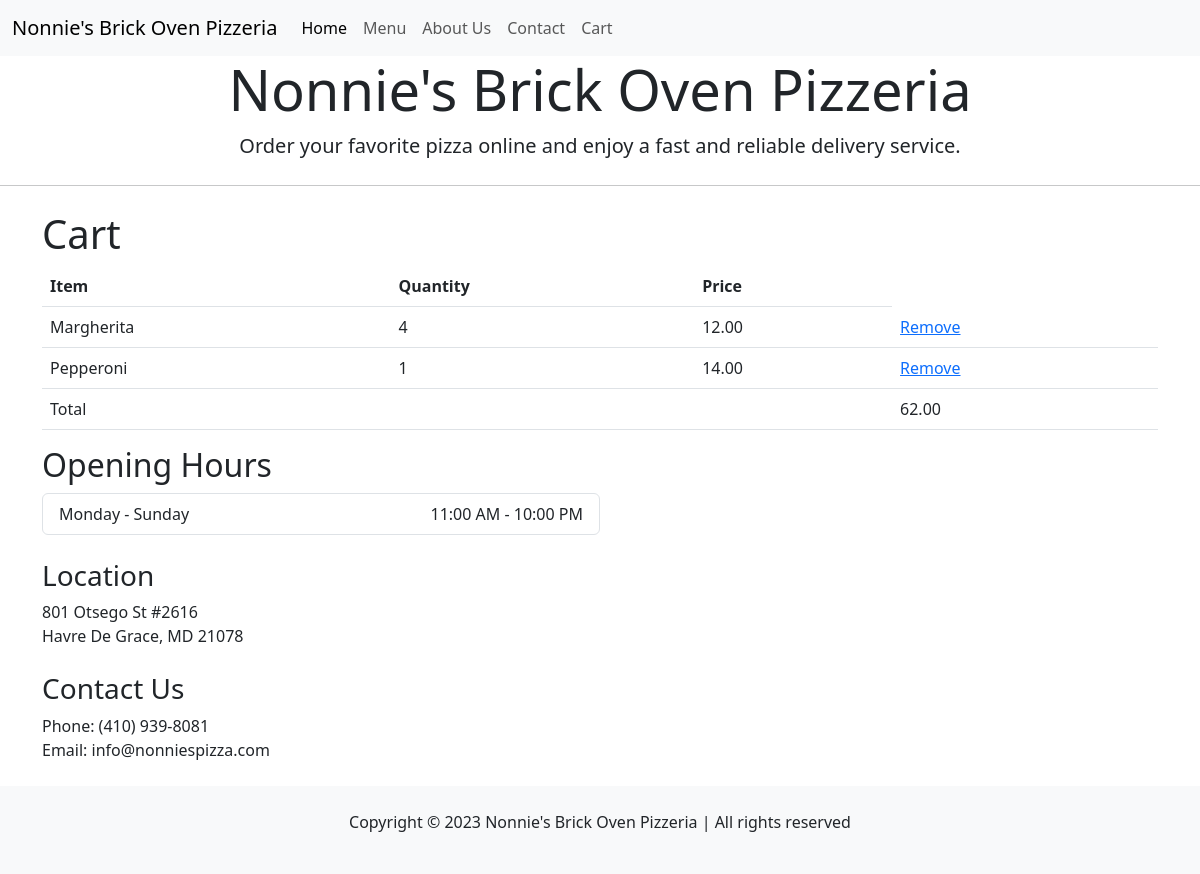
/menu/cart (signed in), run on an earlier commit of the app's database.
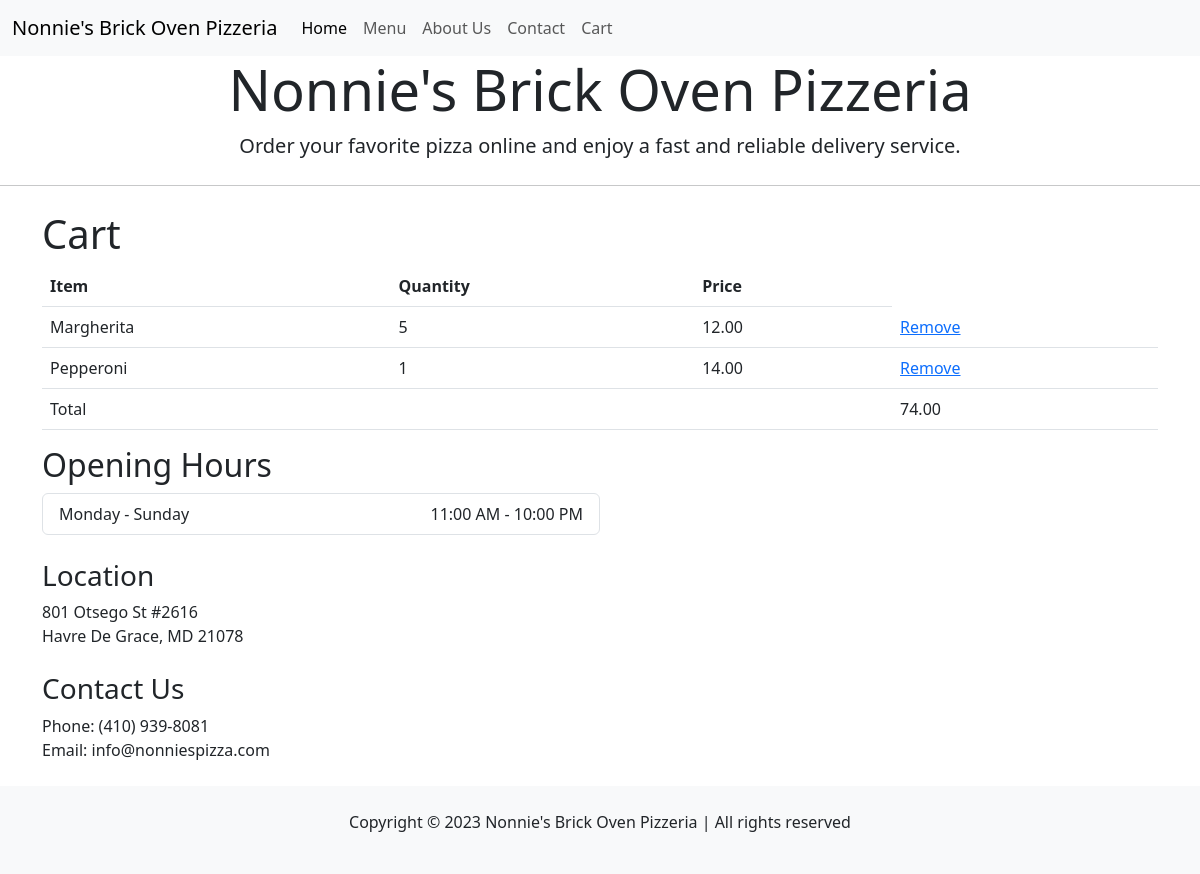
And on a later commit of the database.
### menu/models.py (models this page shows, shortened)
class CartItem(models.Model):
    cart = models.ForeignKey(Cart, on_delete=models.CASCADE)
    item = models.ForeignKey(Item, on_delete=models.CASCADE)
    quantity = models.IntegerField(default=1)

class Item(models.Model):
    name = models.CharField(max_length=100)
    description = models.TextField(blank=True)
    price = models.DecimalField(max_digits=6, decimal_places=2)
    category = models.ForeignKey(Category, on_delete=models.CASCADE, related_name='items')
    image = models.TextField(blank=True)

### menu/views.py (the view)
# urls.py: path("menu/cart", views.cart, name = "cart"),
@login_required
def cart(request):
    user_cart, created = Cart.objects.get_or_create(user=request.user)
    cart_items = CartItem.objects.filter(cart=user_cart)
    total_price = 0
    for item in cart_items:
        total_price += item.item.price * item.quantity
    context = {
        'cart_items': cart_items,
        'total_price': total_price,
    }
    return render(request, 'cart.html', context)

### menu/templates/cart.html (shortened to what this page needs)
<!doctype html>
<html lang="en">
<head>
  <link href="https://cdn.jsdelivr.net/npm/bootstrap@5.3.0-alpha3/dist/css/bootstrap.min.css" rel="stylesheet">
</head>
<body>
    <nav class="navbar navbar-expand-lg navbar-light bg-light">
        <div class="container-fluid">
          <a class="navbar-brand" href="#">Nonnie's Brick Oven Pizzeria</a>
          <div class="collapse navbar-collapse" id="navbarNav">
            <ul class="navbar-nav">
              <li class="nav-item">
                <a class="nav-link active" aria-current="page" href="/">Home</a>
              </li>
              <li class="nav-item">
                <a class="nav-link" href="/menu">Menu</a>
              </li>
              <li class="nav-item">
                <a class="nav-link" href="#">About Us</a>
              </li>
              <li class="nav-item">
                <a class="nav-link" href="menu/register">Contact</a>
              </li>
              <li class="nav-item">
                <a class="nav-link" href="menu/cart">Cart</a>
              </li>
            </ul>
          </div>
        </div>
      </nav>
      <div class="jumbotron bg-white">
        <h1 class="display-4 text-center">Nonnie's Brick Oven Pizzeria</h1>
        <p class="lead text-center">Order your favorite pizza online and enjoy a fast and reliable delivery service.</p>
        <hr class="my-4">
        </div>
    <div class="container mt-4">
        <h1>Cart</h1>
        {% if cart_items %}
          <table class="table table-hover">
            <thead>
              <tr>
                <th>Item</th>
                <th>Quantity</th>
                <th>Price</th>
              </tr>
            </thead>
            <tbody>
              {% for item in cart_items %}
                <tr>
                  <td>{{ item.item.name }}</td>
                  <td>{{ item.quantity }}</td>
                  <td>{{ item.item.price }}</td>
                  <td><a href="{% url 'remove_from_cart' item.pk %}">Remove</a></td>
                </tr>
              {% endfor %}
            </tbody>
            <tfoot>
              <tr>
                <td colspan="3">Total</td>
                <td>{{ total_price }}</td>
              </tr>
            </tfoot>
          </table>
        {% else %}
          <p>Your cart is empty.</p>
        {% endif %}
      <div class="col-md-6 mb-4">
        <h2>Opening Hours
        </h2>
        <ul class="list-group">
        <li class="list-group-item d-flex justify-content-between align-items-center">
            Monday - Sunday
            <span>11:00 AM - 10:00 PM</span>
        </li>
        </ul>
        <div class="mt-4">
        <h3>Location</h3>
        <p>801 Otsego St #2616<br> Havre De Grace, MD 21078</p>
        </div>
        <div class="mt-4">
        <h3>Contact Us</h3>
        <p>Phone: (410) 939-8081<br> Email: info@nonniespizza.com</p>
        </div>
        </div>
        </div>
        <footer class="bg-light py-4">
        <div class="container text-center">
        <p>Copyright © 2023
        Nonnie's Brick Oven Pizzeria | All rights reserved</p>
        </div>
        </footer>
        </body>
        </html>

What changed in the data, as far as the page shows it:
changed CartItem "Margherita": quantity "4" → "5"
Also different on the page:
{{ total_price }}: "62.00" → "74.00"
